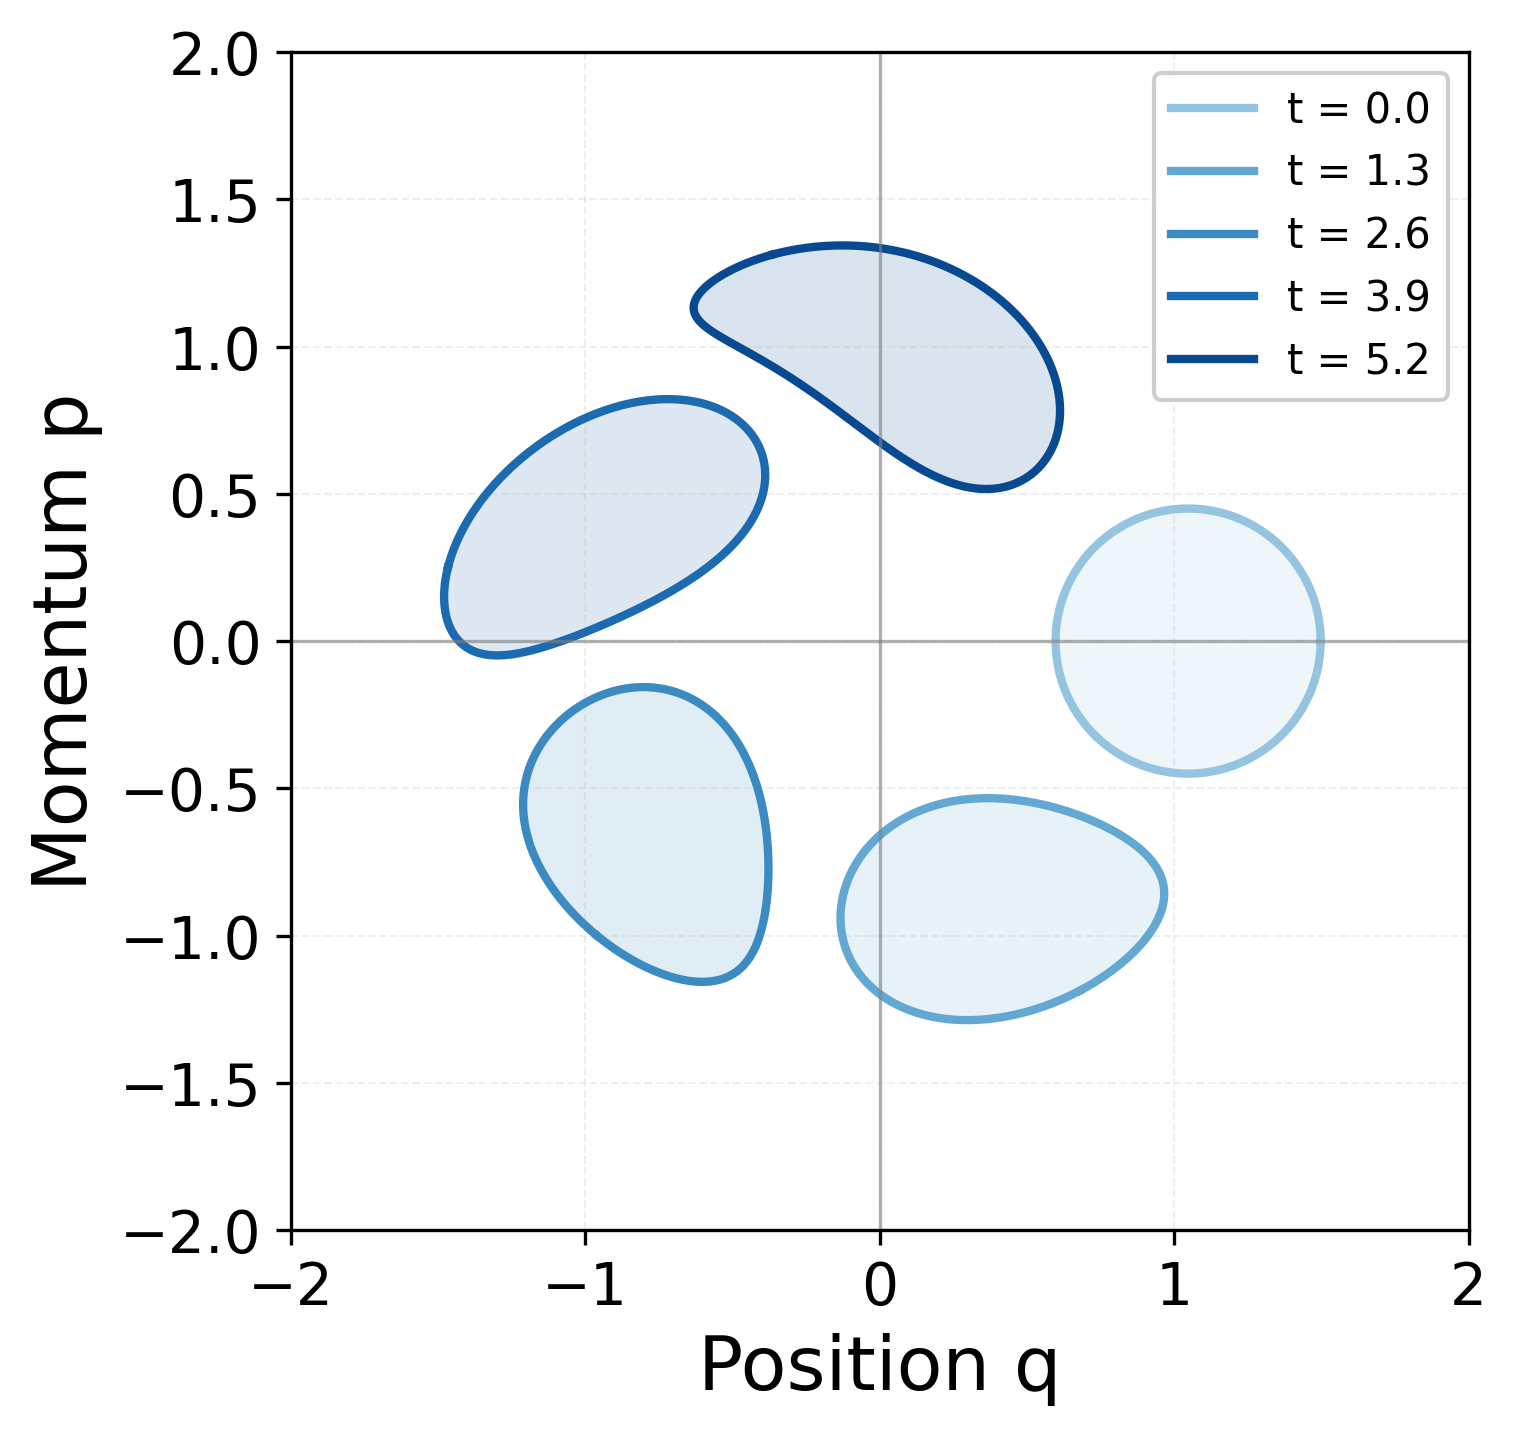

The Python source for this figure:
import numpy as np
import matplotlib.pyplot as plt

# Style consistency with stability_domains.py
plt.rcParams.update({
    'figure.dpi': 150,
    'savefig.dpi': 300,
    'axes.facecolor': 'white',
    'figure.facecolor': 'white',
    'font.size': 14
})

# Hamiltonian system: H(q,p) = 0.5 * p^2 - cos(q)
# Equations: q' = p, p' = -sin(q)

def symplectic_step(q, p, dt):
    """One step of Velocity-Verlet (symplectic integrator)."""
    p_half = p + 0.5 * dt * (-np.sin(q))
    q_new = q + dt * p_half
    p_new = p_half + 0.5 * dt * (-np.sin(q_new))
    return q_new, p_new

def flow_map(q, p, T=1.0, dt=1e-2):
    """Advance (q,p) by time T using symplectic steps."""
    n = int(np.round(T / dt))
    rem = T - n * dt
    for _ in range(n):
        q, p = symplectic_step(q, p, dt)
    if abs(rem) > 1e-12:
        q, p = symplectic_step(q, p, rem)
    return q, p

def polygon_area(x, y):
    """Compute polygon area via shoelace formula."""
    return 0.5 * np.abs(np.sum(x * np.roll(y, -1) - y * np.roll(x, -1)))

# Initial condition: blob (disc) in phase space
q_center, p_center = np.pi / 3, 0.0
radius = 0.45
M = 600  # number of boundary points

angles = np.linspace(0, 2 * np.pi, M, endpoint=False)
q0 = q_center + radius * np.cos(angles)
p0 = p_center + radius * np.sin(angles)

# Snapshots over time
K = 5
T_unit = 1.3

fig, ax = plt.subplots(figsize=(7, 5))

# Use a colormap similar to the royalblue theme
colors = plt.cm.Blues(np.linspace(0.4, 0.9, K))
areas = []

qk, pk = q0.copy(), p0.copy()
for k in range(K):
    # Plot outline
    ax.plot(qk, pk, color=colors[k], linewidth=2.0, label=f't = {k * T_unit:.1f}')
    # Fill with low alpha for visibility, consistent with stability regions style
    ax.fill(qk, pk, color=colors[k], alpha=0.15)
    
    areas.append(polygon_area(qk, pk))
    qk, pk = flow_map(qk, pk, T=T_unit, dt=1e-2)

ax.set_xlabel('Position q', fontsize=18)
ax.set_ylabel('Momentum p', fontsize=18)
ax.set_xlim(-2, 2)
ax.set_ylim(-2, 2)
ax.set_aspect('equal', adjustable='box')
ax.legend(loc='upper right', framealpha=0.95, fontsize=10)
# ax.set_title('Phase-Space Volume Preservation', 
#              fontsize=16, fontweight='bold')

# Style specific additions matching stability_domains.py
ax.axhline(0, color='gray', linewidth=0.8, alpha=0.6)
ax.axvline(0, color='gray', linewidth=0.8, alpha=0.6)
ax.grid(True, alpha=0.2, linestyle='--', linewidth=0.5)

plt.tight_layout()
plt.savefig('symplecticity.png', dpi=300, bbox_inches='tight')
print('Saved: symplecticity.png')

# Print area check
print('\nPhase-space volume (should be nearly constant):')
for k, area in enumerate(areas):
    print(f't = {k * T_unit:.1f}: Area = {area:.6f}')